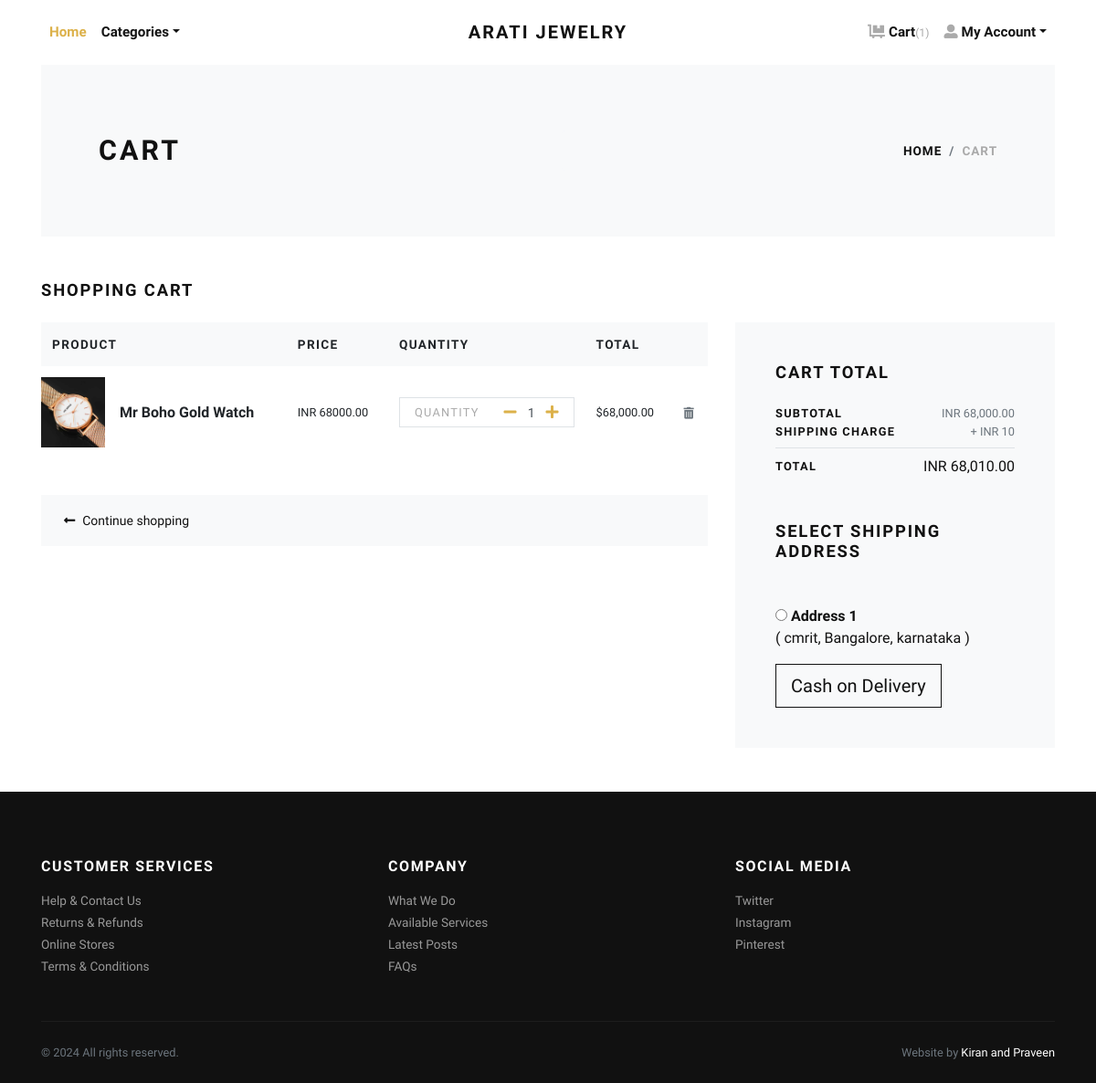
Page /cart/ (signed in) on the committed database.
### store/models.py (models this page shows, shortened)
class Cart(models.Model):
    user = models.ForeignKey(User, verbose_name="User", on_delete=models.CASCADE)
    product = models.ForeignKey(Product, verbose_name="Product", on_delete=models.CASCADE)
    quantity = models.PositiveIntegerField(default=1, verbose_name="Quantity")
    created_at = models.DateTimeField(auto_now_add=True, verbose_name="Created Date")
    updated_at = models.DateTimeField(auto_now=True, verbose_name="Updated Date")
    @property
    def total_price(self):
        return self.quantity * self.product.price

class Product(models.Model):
    title = models.CharField(max_length=150, verbose_name="Product Title")
    slug = models.SlugField(max_length=160, verbose_name="Product Slug")
    sku = models.CharField(max_length=255, unique=True, verbose_name="Unique Product ID (SKU)")
    short_description = models.TextField(verbose_name="Short Description")
    detail_description = models.TextField(blank=True, null=True, verbose_name="Detail Description")
    product_image = models.ImageField(upload_to='product', blank=True, null=True, verbose_name="Product Image")
    price = models.DecimalField(max_digits=8, decimal_places=2)
    category = models.ForeignKey(Category, verbose_name="Product Categoy", on_delete=models.CASCADE)
    is_active = models.BooleanField(verbose_name="Is Active?")
    is_featured = models.BooleanField(verbose_name="Is Featured?")
    created_at = models.DateTimeField(auto_now_add=True, verbose_name="Created Date")
    updated_at = models.DateTimeField(auto_now=True, verbose_name="Updated Date")
    class Meta:
        verbose_name_plural = 'Products'
        ordering = ('-created_at', )

class Address(models.Model):
    user = models.ForeignKey(User, verbose_name="User", on_delete=models.CASCADE)
    locality = models.CharField(max_length=150, verbose_name="Nearest Location")
    city = models.CharField(max_length=150, verbose_name="City")
    state = models.CharField(max_length=150, verbose_name="State")

### store/views.py (the view)
# urls.py: path('cart/', views.cart, name="cart"),
@login_required
def cart(request):
    user = request.user
    cart_products = Cart.objects.filter(user=user)
    amount = decimal.Decimal(0)
    shipping_amount = decimal.Decimal(10)
    cp = [p for p in Cart.objects.all() if p.user==user]
    if cp:
        for p in cp:
            temp_amount = (p.quantity * p.product.price)
            amount += temp_amount
    addresses = Address.objects.filter(user=user)
    context = {
        'cart_products': cart_products,
        'amount': amount,
        'shipping_amount': shipping_amount,
        'total_amount': amount + shipping_amount,
        'addresses': addresses,
    }
    return render(request, 'store/cart.html', context)

### store/context_preprocessors.py (called while the page is built)
def store_menu(request):
    categories = Category.objects.filter(is_active=True)
    context = {
        'categories_menu': categories,
    }
    return context

def cart_menu(request):
    if request.user.is_authenticated:
        cart_items= Cart.objects.filter(user=request.user)
        context = {
            'cart_items': cart_items,
        }
    else:
        context = {}
    return context

### templates/store/cart.html (shortened to what this page needs)
{% extends 'base.html' %}
{% load static %}
{% load humanize %}
    {% block content %}
      <div class="container">
        <section class="py-5 bg-light">
          <div class="container">
            <div class="row px-4 px-lg-5 py-lg-4 align-items-center">
              <div class="col-lg-6">
                <h1 class="h2 text-uppercase mb-0">Cart</h1>
              </div>
              <div class="col-lg-6 text-lg-right">
                <nav aria-label="breadcrumb">
                  <ol class="breadcrumb justify-content-lg-end mb-0 px-0">
                    <li class="breadcrumb-item"><a href="index.html">Home</a></li>
                    <li class="breadcrumb-item active" aria-current="page">Cart</li>
                  </ol>
                </nav>
              </div>
            </div>
          </div>
        </section>
        {% if cart_products %}
        <section class="py-5">
          <h2 class="h5 text-uppercase mb-4">Shopping cart</h2>
          <div class="row">
            <div class="col-lg-8 mb-4 mb-lg-0">
              <div class="table-responsive mb-4">
                <table class="table">
                  <thead class="bg-light">
                    <tr>
                      <th class="border-0" scope="col"> <strong class="text-small text-uppercase">Product</strong></th>
                      <th class="border-0" scope="col"> <strong class="text-small text-uppercase">Price</strong></th>
                      <th class="border-0" scope="col"> <strong class="text-small text-uppercase">Quantity</strong></th>
                      <th class="border-0" scope="col"> <strong class="text-small text-uppercase">Total</strong></th>
                      <th class="border-0" scope="col"> </th>
                    </tr>
                  </thead>
                  <tbody>
                    {% for cart_product in cart_products %}
                    <tr>
                      <th class="pl-0 border-0" scope="row">
                        <div class="media align-items-center">
                          {% if cart_product.product.product_image %}
                            <a class="reset-anchor d-block animsition-link" href="{% url 'store:product-detail' cart_product.product.slug %}"><img src="{{cart_product.product.product_image.url}}" alt="{{cart_product.product.title}}" width="70"/></a>
                          {% else %}
                            <a class="reset-anchor d-block animsition-link" href="{% url 'store:product-detail' cart_product.product.slug %}"><img src="{% static 'img/product-detail-3.jpg' %}" alt="{{cart_product.product.title}}" width="70"/></a>
                          {% endif %}
                          <div class="media-body ml-3"><strong class="h6"><a class="reset-anchor animsition-link" href="{% url 'store:product-detail' cart_product.product.slug %}">{{cart_product.product.title}}</a></strong></div>
                        </div>
                      </th>
                      <td class="align-middle border-0">
                        <p class="mb-0 small">INR {{cart_product.product.price}}</p>
                      </td>
                      <td class="align-middle border-0">
                        <div class="border d-flex align-items-center justify-content-between px-3"><span class="small text-uppercase text-gray headings-font-family">Quantity</span>
                          <div class="quantity">
                            <a href="{% url 'store:minus-cart' cart_product.id %}" class="dec-btn p-0 ml-2"><i class="fas fa-minus"></i></a>
                            <input class="form-control form-control-sm border-0 shadow-0 p-0" type="text" value="{{cart_product.quantity}}"/>
                            <a href="{% url 'store:plus-cart' cart_product.id %}" class="inc-btn p-0"><i class="fas fa-plus"></i></a>
                          </div>
                        </div>
                      </td>
                      <td class="align-middle border-0">
                        <p class="mb-0 small">${{cart_product.total_price|intcomma}}</p>
                      </td>
                      <td class="align-middle border-0"><a class="reset-anchor" href="{% url 'store:remove-cart' cart_product.id %}"><i class="fas fa-trash-alt small text-muted"></i></a></td>
                    </tr>
                    {% endfor %}
                  </tbody>
                </table>
              </div>
              <div class="bg-light px-4 py-3">
                <div class="row align-items-center text-center">
                  <div class="col-md-6 mb-3 mb-md-0 text-md-left"><a class="btn btn-link p-0 text-dark btn-sm" href="{% url 'store:home' %}"><i class="fas fa-long-arrow-alt-left mr-2"> </i>Continue shopping</a></div>
                </div>
              </div>
            </div>
            <div class="col-lg-4">
              <div class="card border-0 rounded-0 p-lg-4 bg-light">
                <div class="card-body">
                  <h5 class="text-uppercase mb-4">Cart total</h5>
                  <ul class="list-unstyled mb-0">
                    <li class="d-flex align-items-center justify-content-between"><strong class="text-uppercase small font-weight-bold">Subtotal</strong><span class="text-muted small">INR {{amount|intcomma}}</span></li>
                    <li class="d-flex align-items-center justify-content-between"><strong class="text-uppercase small font-weight-bold">Shipping Charge</strong><span class="text-muted small">+ INR {{shipping_amount}}</span></li>
                    <li class="border-bottom my-2"></li>
                    <li class="d-flex align-items-center justify-content-between mb-4"><strong class="text-uppercase small font-weight-bold">Total</strong><span>INR {{total_amount|intcomma}}</span></li>
                  </ul>
                  <h5 class="text-uppercase my-5">Select Shipping Address</h5>
                  <form action="{% url 'store:checkout' %}" id="myform">
                    {% if addresses %}
                      {% for address in addresses %}
                        <div class="mb-3">
                        <input type="radio" name="address" value="{{address.id}}"> <strong>Address {{forloop.counter}}</strong> <br>
                        ( {{address.locality}}, {{address.city}}, {{address.state}} )
                        </div>
                      {% endfor %}
                    {% endif %}
                    <button type="submit" class="btn btn-dark btn-lg btn-outline-dark" type="submit"> Cash on Delivery</button>
                  </form>
                </div>
              </div>
            </div>
          </div>
        </section>
        {% else %}
          <div class="text-center py-5">
            <h3 class="mb-3">Your cart is empty.</h3>
            <a href="{% url 'store:home' %}"><i class="fas fa-long-arrow-alt-left mr-2"> </i>Continue shopping</a>
          </div>
        {% endif %}
      </div>
      {% endblock content %}

### jewelryshop/static/css/style.default.css (style rules this page uses)
.text-small { font-size: 0.85rem !important; }
.text-gray { color: #aaa !important; }
strong { font-weight: 700; }
.quantity { display: -ms-flexbox; display: flex; -ms-flex-align: center; align-items: center; font-family: inherit; }
.quantity input { width: 2rem; text-align: center; }
.text-uppercase { text-transform: uppercase; letter-spacing: 0.1em; }
.border { border: 1px solid #dee2e6 !important; }
.shadow-0 { box-shadow: none !important; }
.reset-anchor { color: inherit; transition: all 0.3s; }
.headings-font-family { font-family: inherit !important; }
.btn { font-weight: 400; border: 1px solid transparent; font-family: inherit; padding: 0.375rem 1.5rem; font-size: 1rem; line-height: 1.5; border-radius: 0; transition: color 0.15s ease-in-out, background-color 0.15s ease-in-out, border-color 0.15s ease-in-out, box-shadow 0.15s ease-in-out; }
.btn-link { font-weight: 400; color: #dcb14a; }
.btn-dark { color: #fff; background-color: #111111; border-color: #111111; }
.btn-outline-dark { color: #111111; background-color: transparent; background-image: none; border-color: #111111; }
.btn-lg { padding: 0.5rem 1rem; font-size: 1.25rem; line-height: 1.5; border-radius: 0; }
.btn-sm { padding: 0.375rem 0.75rem; font-size: 0.875rem; line-height: 1.5; border-radius: 0; }
body { font-family: "Libre Franklin", sans-serif; font-size: 1rem; font-weight: 400; line-height: 1.5; color: #111111; background-color: #fff; }
a { color: #dcb14a; text-decoration: none; }
h1, h2, h3, h4, h5, h6, .h1, .h2, .h3, .h4, .h5, .h6 { margin-bottom: 0.5rem; font-family: inherit; font-weight: 900; line-height: 1.2; color: inherit; }
h1, .h1 { font-size: 2.2rem; }
h2, .h2 { font-size: 1.9rem; }
h5, .h5 { font-size: 1.15rem; }
h6, .h6 { font-size: 1rem; }
small, .small { font-size: 80%; font-weight: 400; }
.bg-light { background-color: #f8f9fa !important; }
.text-dark { color: #111111 !important; }
.form-control { padding: 0.375rem 0.75rem; font-size: 1rem; line-height: 1.5; color: #495057; background-color: #fff; border: 1px solid #ced4da; border-radius: 0; transition: border-color 0.15s ease-in-out, box-shadow 0.15s ease-in-out; }
.form-control::placeholder { color: #adb5bd; font-size: 0.85rem; font-weight: 400; }
.form-control-sm { padding: 0.25rem 0.5rem; font-size: 0.875rem; line-height: 1.5; border-radius: 0; }
.card { background-color: #fff; border: 1px solid rgba(17, 17, 17, 0.125); border-radius: 0; }
.card-body { padding: 1.25rem; }
.breadcrumb { background: #f8f9fa; }
.breadcrumb-item { font-size: 0.85rem; text-transform: uppercase; letter-spacing: 0.07em; font-weight: 900; color: #111111; }
.breadcrumb-item a { color: inherit; transition: all 0.3s; }
.breadcrumb-item.active { color: #aaa; }

### rows in the picture
Cart: product.product_image (picture), product "Mr Boho Gold Watch", product.price "68000.00", quantity "1", total_price "68,000.00"
Address: locality "cmrit", city "Bangalore", state "karnataka"

### other values in the picture
{{ cart_items.count }} "1"
{{ amount|intcomma }} "68,000.00"
{{ shipping_amount }} "10"
{{ total_amount|intcomma }} "68,010.00"
